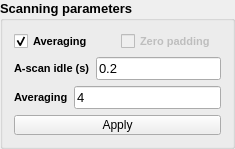
       <widget class="QGroupBox" name="group_OCTParams">
        <property name="sizePolicy">
         <sizepolicy hsizetype="Expanding" vsizetype="Preferred">
          <horstretch>0</horstretch>
          <verstretch>0</verstretch>
         </sizepolicy>
        </property>
        <property name="minimumSize">
         <size>
          <width>200</width>
          <height>0</height>
         </size>
        </property>
        <property name="maximumSize">
         <size>
          <width>350</width>
          <height>16777215</height>
         </size>
        </property>
        <property name="font">
         <font>
          <pointsize>10</pointsize>
          <weight>75</weight>
          <bold>true</bold>
         </font>
        </property>
        <property name="styleSheet">
         <string notr="true"/>
        </property>
        <property name="title">
         <string>Scanning parameters</string>
        </property>
        <layout class="QVBoxLayout" name="verticalLayout_7">
         <item>
          <layout class="QVBoxLayout" name="verticalLayout_OCTParams">
           <item>
            <layout class="QVBoxLayout" name="verticalLayout_Averaging">
             <item>
              <layout class="QHBoxLayout" name="horizontalLayout_OCTCheckBoxes">
               <item>
                <widget class="QCheckBox" name="AveragingCheckBox">
                 <property name="minimumSize">
                  <size>
                   <width>0</width>
                   <height>15</height>
                  </size>
                 </property>
                 <property name="font">
                  <font>
                   <pointsize>8</pointsize>
                   <weight>75</weight>
                   <bold>true</bold>
                  </font>
                 </property>
                 <property name="styleSheet">
                  <string notr="true"/>
                 </property>
                 <property name="text">
                  <string>Averaging</string>
                 </property>
                 <property name="checked">
                  <bool>true</bool>
                 </property>
                </widget>
               </item>
               <item>
                <widget class="QCheckBox" name="ZeroPaddingCheckBox">
                 <property name="enabled">
                  <bool>false</bool>
                 </property>
                 <property name="minimumSize">
                  <size>
                   <width>0</width>
                   <height>15</height>
                  </size>
                 </property>
                 <property name="font">
                  <font>
                   <pointsize>8</pointsize>
                   <weight>75</weight>
                   <bold>true</bold>
                  </font>
                 </property>
                 <property name="styleSheet">
                  <string notr="true"/>
                 </property>
                 <property name="text">
                  <string>Zero padding</string>
                 </property>
                </widget>
               </item>
              </layout>
             </item>
            </layout>
           </item>
           <item>
            <layout class="QHBoxLayout" name="horizontalLayout_ATimeSleep">
             <item>
              <widget class="QLabel" name="label_idle_time">
               <property name="minimumSize">
                <size>
                 <width>0</width>
                 <height>15</height>
                </size>
               </property>
               <property name="font">
                <font>
                 <pointsize>8</pointsize>
                 <weight>75</weight>
                 <bold>true</bold>
                </font>
               </property>
               <property name="styleSheet">
                <string notr="true"/>
               </property>
               <property name="text">
                <string>A-scan idle (s)</string>
               </property>
              </widget>
             </item>
             <item>
              <widget class="QLineEdit" name="a_idle_time">
               <property name="minimumSize">
                <size>
                 <width>0</width>
                 <height>20</height>
                </size>
               </property>
               <property name="font">
                <font>
                 <weight>50</weight>
                 <bold>false</bold>
                </font>
               </property>
               <property name="styleSheet">
                <string notr="true"/>
               </property>
               <property name="text">
                <string>0.2</string>
               </property>
              </widget>
             </item>
            </layout>
           </item>
           <item>
            <layout class="QHBoxLayout" name="horizontalLayout_Averaging">
             <item>
              <widget class="QLabel" name="aver_num_label">
               <property name="minimumSize">
                <size>
                 <width>0</width>
                 <height>15</height>
                </size>
               </property>
               <property name="font">
                <font>
                 <pointsize>8</pointsize>
                 <weight>75</weight>
                 <bold>true</bold>
                </font>
               </property>
               <property name="styleSheet">
                <string notr="true"/>
               </property>
               <property name="text">
                <string>Averaging</string>
               </property>
              </widget>
             </item>
             <item>
              <widget class="QLineEdit" name="avg_num_ui">
               <property name="minimumSize">
                <size>
                 <width>0</width>
                 <height>20</height>
                </size>
               </property>
               <property name="font">
                <font>
                 <weight>50</weight>
                 <bold>false</bold>
                 <kerning>false</kerning>
                </font>
               </property>
               <property name="styleSheet">
                <string notr="true"/>
               </property>
               <property name="text">
                <string>4</string>
               </property>
              </widget>
             </item>
            </layout>
           </item>
           <item>
            <widget class="QPushButton" name="SetOCTParamsButton">
             <property name="sizePolicy">
              <sizepolicy hsizetype="Expanding" vsizetype="Preferred">
               <horstretch>0</horstretch>
               <verstretch>0</verstretch>
              </sizepolicy>
             </property>
             <property name="minimumSize">
              <size>
               <width>0</width>
               <height>20</height>
              </size>
             </property>
             <property name="maximumSize">
              <size>
               <width>16777215</width>
               <height>20</height>
              </size>
             </property>
             <property name="font">
              <font>
               <pointsize>9</pointsize>
               <weight>50</weight>
               <bold>false</bold>
              </font>
             </property>
             <property name="cursor">
              <cursorShape>PointingHandCursor</cursorShape>
             </property>
             <property name="styleSheet">
              <string notr="true"/>
             </property>
             <property name="text">
              <string>Apply</string>
             </property>
            </widget>
           </item>
          </layout>
         </item>
        </layout>
       </widget>
